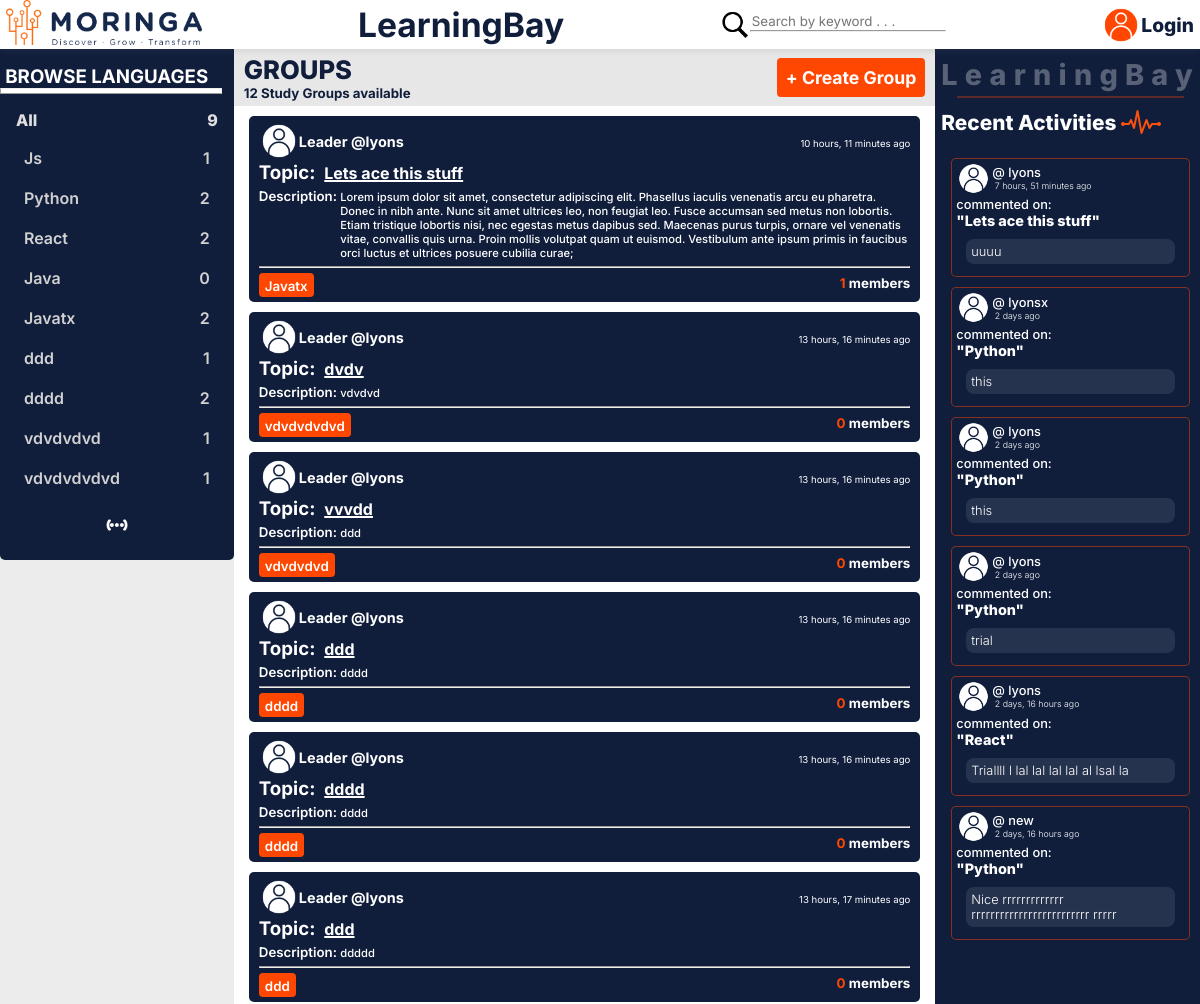
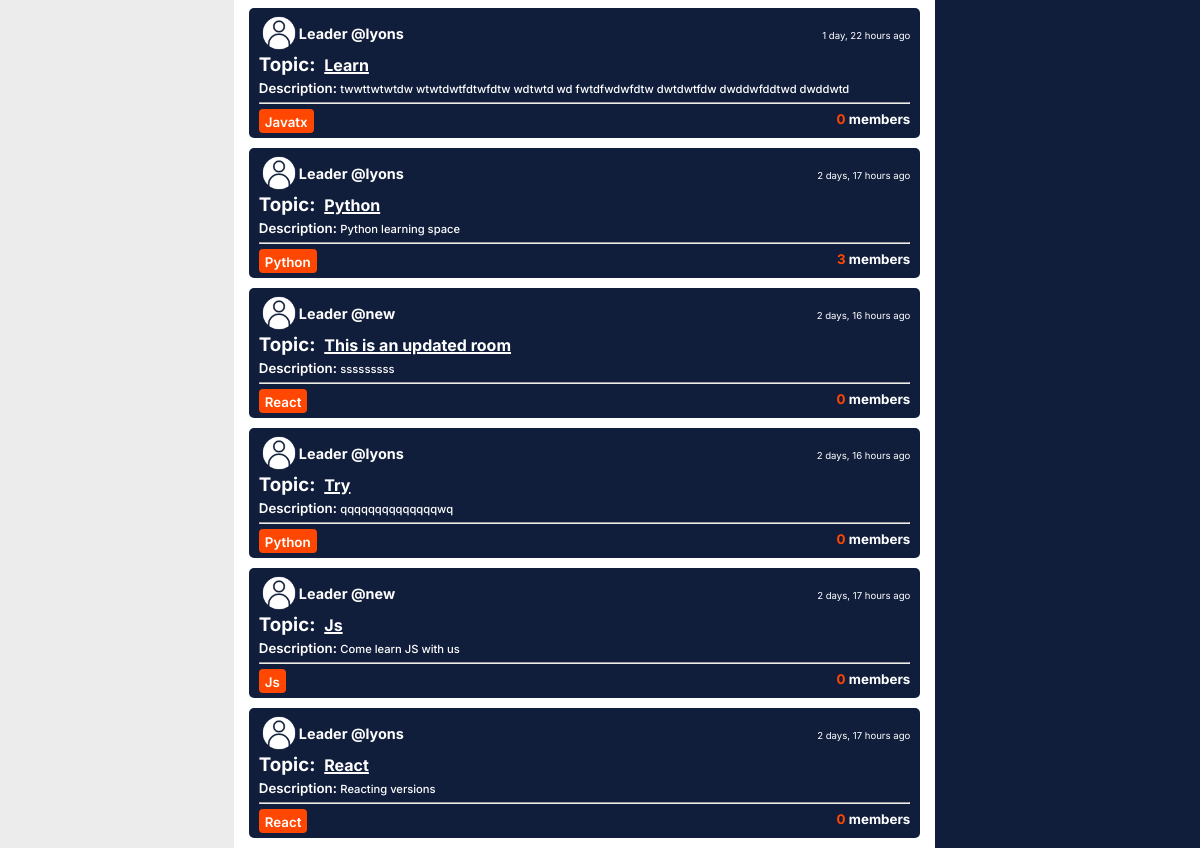
Before: / with the older database file (2 pictures, top to bottom).
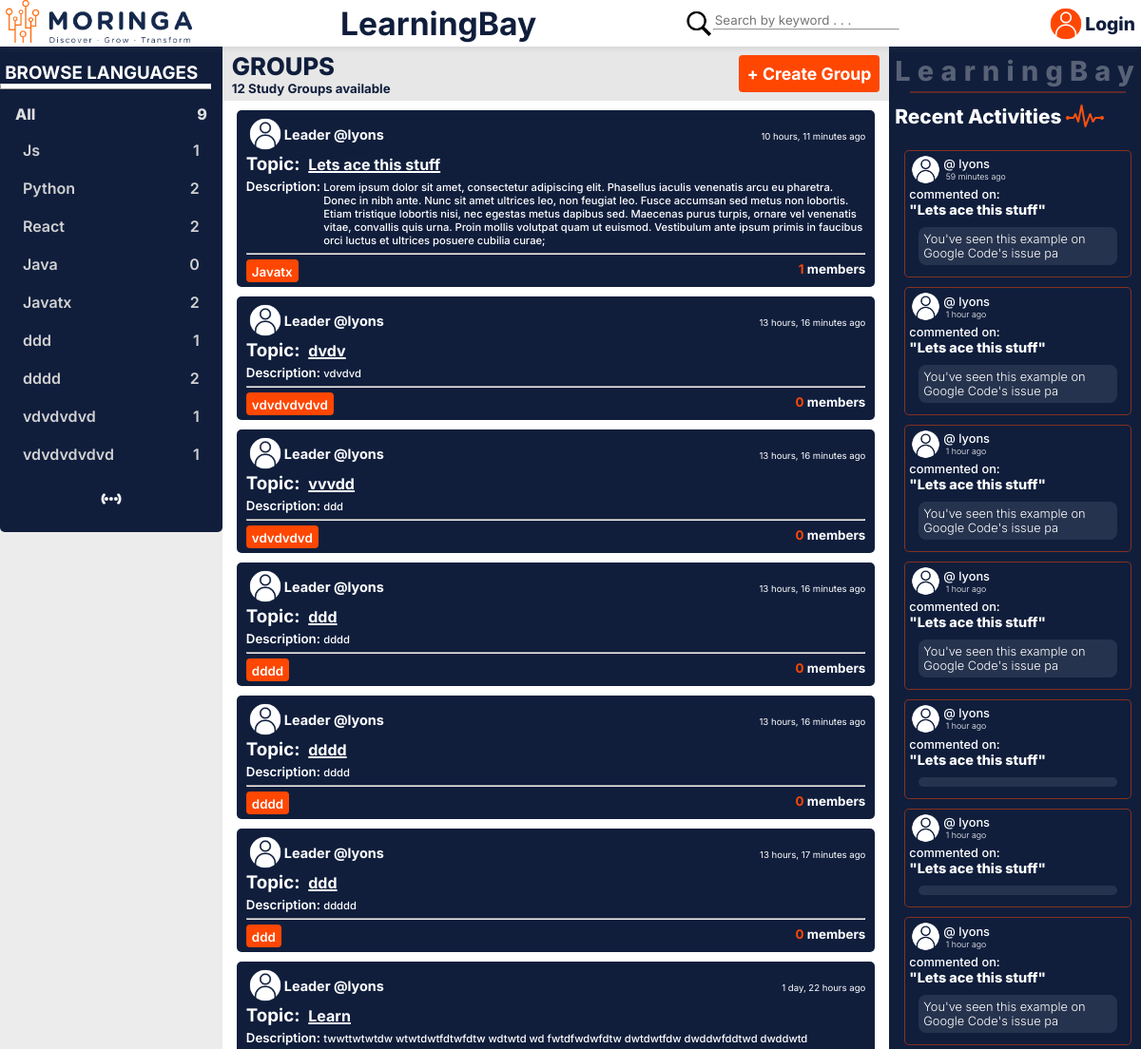
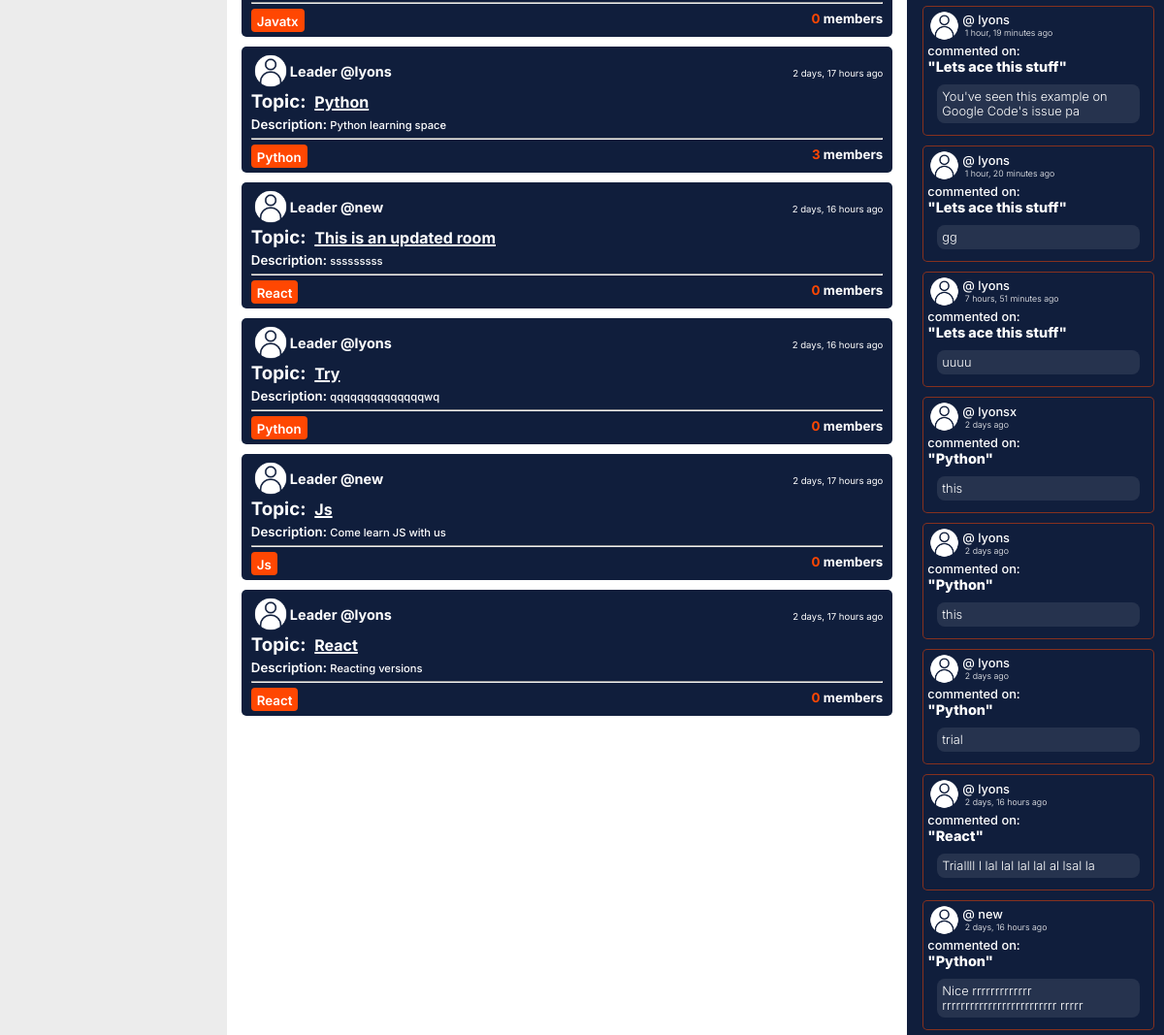
After: the same page with the newer database file (2 pictures, top to bottom).
### learning/models.py (models this page shows, shortened)
class Language(models.Model):
    name = models.CharField(max_length=20)

class Group(models.Model):
    leader = models.ForeignKey(User, on_delete=models.SET_NULL, null=True)
    name = models.CharField(max_length=200)
    language = models.ForeignKey(Language, on_delete=models.SET_NULL, null=True)
    description = models.TextField(null=True, blank=True) #blank is for submission, null is for the database
    members = models.ManyToManyField(User, related_name='members', blank=True)
    created = models.DateTimeField(auto_now_add=True) #once
    updated = models.DateTimeField(auto_now=True) #every time
    class Meta:
        ordering = ['-updated', '-created']
    def __str__(self):
        return self.name  #has to be a string if not convert str(value)

class Message(models.Model):
    user = models.ForeignKey(User, on_delete=models.CASCADE)
    group = models.ForeignKey(Group, on_delete=models.CASCADE)
    body = models.TextField()
    created = models.DateTimeField(auto_now_add=True) #once
    updated = models.DateTimeField(auto_now=True) #every time
    class Meta:
        ordering = ['-updated', '-created']
    def __str__(self):
        return self.body[0:50]

### learning/views.py (the view)
# urls.py: path('', views.home, name="home"),
def home(request):
    q = request.GET.get('q') if request.GET.get('q') != None else ''
    groups = Group.objects.filter(
        Q(language__name__icontains = q) |
        Q(name__icontains=q) |
        Q(description__icontains=q)
    )
    languages = Language.objects.all()
    group_messages  = Message.objects.filter(Q(group__name__icontains = q))
    group_count = groups.count()
    context = {'groups' : groups, 'languages': languages, 'groups_count': group_count, 'group_messages': group_messages, } #dictionary
    return render(request, 'learning/home.html', context)

### learning/templates/learning/home.html (shortened to what this page needs)
{% extends 'base.html' %}
{% block content %}
{% load static %}
<div class="home">
    <div class="learning">
        {% include 'learning/languages_component.html' %}
    </div>
    <div class="feed__sec">
        <div class="feed__upper">
            <div class="feed__s">
                <h2>GROUPS</h2>
                <h5>{{groups_count}} Study Groups available</h5>
            </div>
            <button class="feed__create">
                <a href="{% url 'create-group' %}">+ Create Group</a>
            </button>
        </div>
        {% include 'learning/feed_component.html' %}
    </div>
    <div class="activity__sec">
        {% include 'learning/activity_component.html' %}
    </div>
</div>
{% endblock content %}

### learning/templates/learning/languages_component.html
{% load static %}
<div class="lang">
    <div class="lang__title">
        <h3>&nbsp;Browse&nbsp;Languages</h3>
    </div>
    <hr>
    <div class="lang__list">
        <div class="list__title">
            <a href="{% url 'home' %}">All <span> {{languages.count}}</span></a>
        </div>
        <div class="list">
            {% for lang in languages %}
            <a href="{% url 'home' %}?q={{lang.name}}">{{lang.name}} <span>{{lang.group_set.all.count }}</span></a>
            {% endfor %}
            <img src="{% static 'img/more.png' %}" alt="try" />
        </div>
    </div>
</div>

### learning/templates/learning/feed_component.html (shortened to what this page needs)
{% load static %}
<div class="feed">
    {% for group in groups %}
    <div class="feed__inner">
        <div class="feed__prof">
            <div class="">
                <div class="feed__name">
                    <img src="{% static 'img/userx.png' %}" alt=". . ." />
                    <a href="{% url 'profile' group.leader.id %}">Leader @{{group.leader.username}}</a>
                </div>
            </div>
            <div class="">
                <small class="feed__time">{{group.created | timesince }} ago</small>
            </div>
        </div>
        <div class="topic">
            <h3>Topic: &nbsp; </h3><a href="{% url 'group' group.id %}">{{ group.name }}</a>
        </div>
        <div class="desc">
            <h5>Description:&nbsp;</h5>
            <p>{{group.description}}</p>
        </div>
        <hr>
        <div class="feed__footer">
            <div class="feed__btn">
                <small class="feed__lang">{{group.language.name}}</small>
            </div>
            <small class="feed__members"><span class="feed__numbers">{{ group.members.all.count }}</span> members</small>
        </div>
    </div>
    {% endfor %}
</div>

### learning/templates/learning/activity_component.html (shortened to what this page needs)
{% load static %}
<div class="activity">
    <h2 class="bay">LearningBay</h2>
    <hr>
    <h3 class="activity__title">Recent Activities <img src="{% static 'img/pulse.png' %}" alt=". . ." /></h3>
    <div class="act__container">
        {% for message  in group_messages %}
        <div class="activity__card">
            <p class="activity__icon">
                <img src="{% static 'img/userx.png' %}" alt=". . ." />
                <span class="act__del">
                    <span class="activity__time">
                        <a href="{% url 'profile' message.user.id %}">@ {{message.user}}</a>
                        &nbsp;{{message.created | timesince }} ago
                    </span>
                </span>
            </p>
            <p class="act__comment">commented on: <p class="act__group">"{{message.group}}"</p>
            </p>
            <div class="act__mgroup">
                <div class="act__message">
                    <p>{{message}}</p>
                </div>
            </div>
        </div>
        {% endfor %}
    </div>
</div>

Changed rows visible on the page:
added Message: user "lyons", created "59 minutes", group "Lets ace this stuff", body "You've seen this example on Google Code's issue pa"
added Message: user "lyons", created "1 hour", group "Lets ace this stuff", body "You've seen this example on Google Code's issue pa"
added Message: user "lyons", created "1 hour", group "Lets ace this stuff", body "You've seen this example on Google Code's issue pa"
added Message: user "lyons", created "1 hour", group "Lets ace this stuff", body "You've seen this example on Google Code's issue pa"
added Message: user "lyons", created "1 hour", group "Lets ace this stuff"
added Message: user "lyons", created "1 hour", group "Lets ace this stuff"
added Message: user "lyons", created "1 hour", group "Lets ace this stuff", body "You've seen this example on Google Code's issue pa"
added Message: user "lyons", created "1 hour, 19 minutes", group "Lets ace this stuff", body "You've seen this example on Google Code's issue pa"
added Message: user "lyons", created "1 hour, 20 minutes", group "Lets ace this stuff", body "gg"
